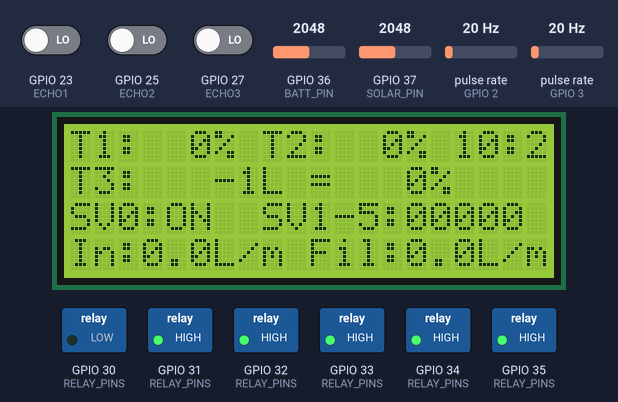
A sketch run on a simulated ESP32. On the bench: 20×4 character LCD, switched loads named in the sketch (green lamp = pin HIGH). Wiring (inferred from the names in the program): 2 × pulse sensor: data GPIO 2 / data GPIO 3. The test bench sets the inputs (shaded band); at power-on: pulse rate (sensors on GPIO 2, GPIO 3) 20 Hz, GPIO 36 (BATT_PIN) = 2048, GPIO 23 (ECHO1) LOW, GPIO 25 (ECHO2) LOW, GPIO 27 (ECHO3) LOW, GPIO 37 (SOLAR_PIN) = 2048. The local clock reads 2024-03-15 10:24:30 at power-on unless the sketch sets it; EEPROM starts erased; what the sketch prints to the serial monitor is not drawn.

Above: at 3.2 s.
3.3 s: pulse rate (sensor on GPIO 2) set to 4 Hz
At 11.3 s:
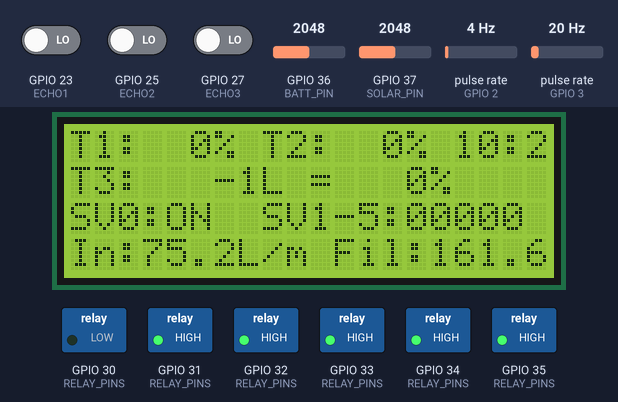
11.7 s: pulse rate (sensor on GPIO 3) set to 4 Hz
At 21.5 s:
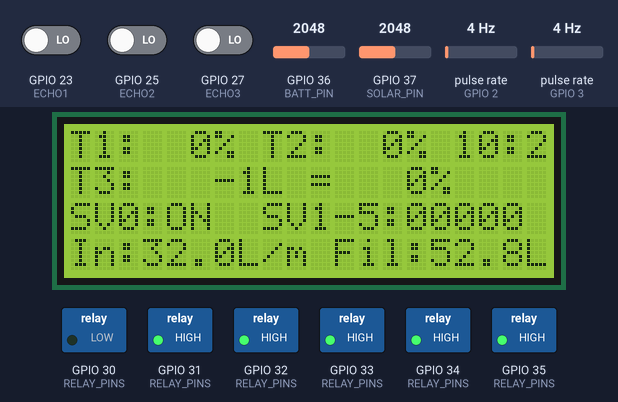
21.8 s: pulse rate (sensor on GPIO 2) set to 50 Hz
At 30.7 s:
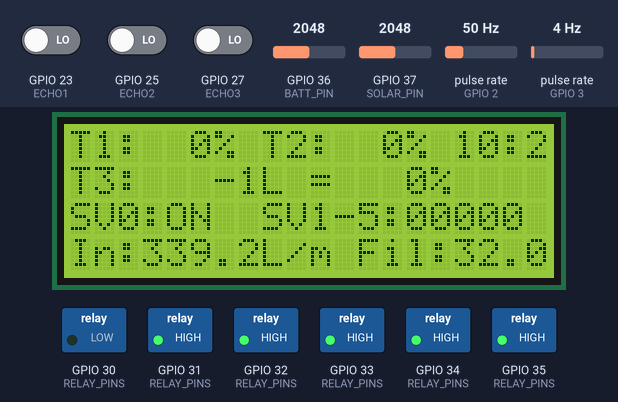
31.8 s: GPIO 36 (BATT_PIN) set to 1960
At 40.8 s:
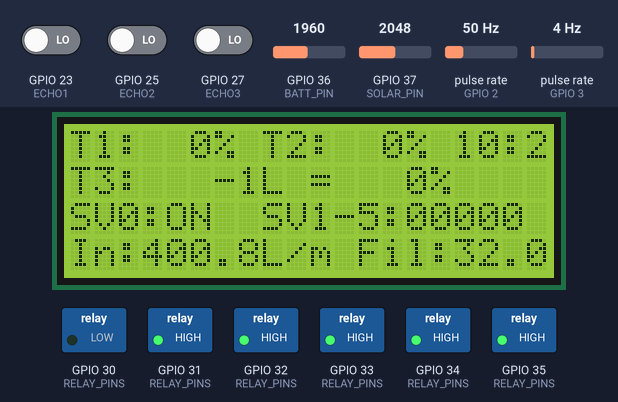
41.8 s: pulse rate (sensor on GPIO 3) set to 50 Hz
At 50.9 s:
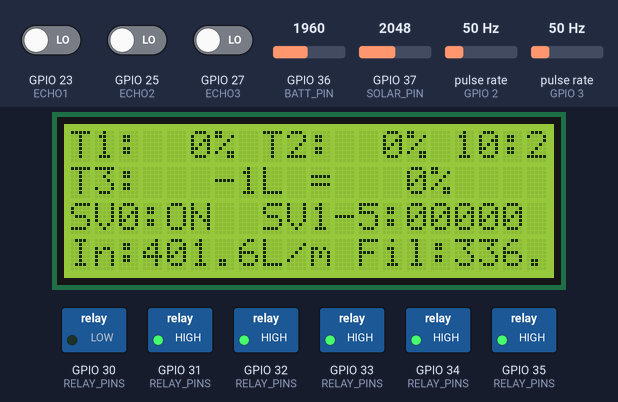
51.9 s: pulse rate (sensor on GPIO 2) set to 100 Hz
At 61.3 s:
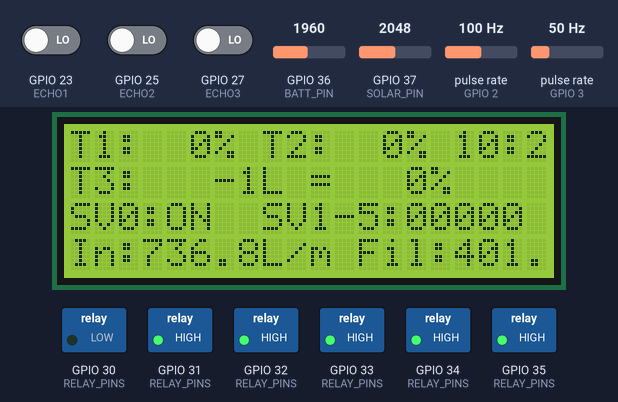
Timing chart, 0 to 62.8 s (numbered marks = the images above; inputs shaded):
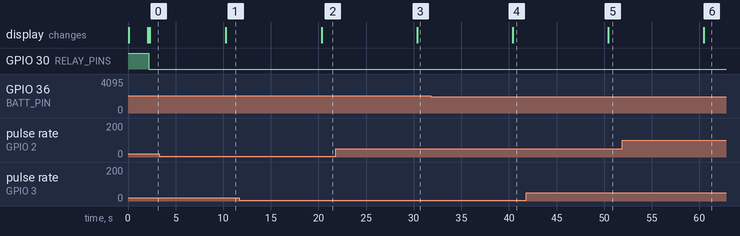

Measured:
- after the input at 3.3 s, the display: changes after 7.0 s (image 1)
- after the input at 11.7 s, the display: changes after 8.6 s (image 2)
- after the input at 21.8 s, the display: changes after 8.6 s (image 3)
- after the input at 31.8 s, the display: changes after 8.6 s (image 4)
- after the input at 41.8 s, the display: changes after 8.6 s (image 5)
- after the input at 51.9 s, the display: changes after 8.6 s (image 6)

The sketch:

water_systems.ino
```cpp
/*
 * Barangay Water System — Arduino Mega 2560 Firmware
 * Sends sensor readings to Raspberry Pi via USB Serial (JSON)
 * Receives valve commands and schedule updates from Pi
 *
 * Serial Protocol:
 *   TX (Arduino → Pi): {"t1":1200,"t2":800,"t3":2600,"f1":4.8,"f2":0.7,"sv":[1,1,1,0,0,0],"bv":12.4,"sc":1}
 *   RX (Pi → Arduino): {"cmd":"VALVE","id":1,"action":"CLOSE"}
 *                      {"cmd":"SCHEDULES","data":[{"ts":1,"start":"05:30","end":"07:00","en":true},...]}
 *
 * Wiring:
 *   JSN-SR04T Tank1: TRIG=22, ECHO=23
 *   JSN-SR04T Tank2: TRIG=24, ECHO=25
 *   JSN-SR04T Tank3: TRIG=26, ECHO=27
 *   YF-S201 Inflow:  Signal=2 (interrupt)
 *   YF-S201 Filter:  Signal=3 (interrupt)
 *   Relay SV0–SV5:   Pins 30,31,32,33,34,35 (LOW = energize = OPEN for NC valve)
 *   Battery sense:   A0 (voltage divider: 12V → 5V via 10k/4.7k)
 *   Solar sense:     A1
 *   LCD I2C:         SDA=20, SCL=21
 *   Keypad:          Rows=40,41,42,43 Cols=44,45,46,47
 *   RTC DS3231:      I2C shared with LCD
 */

#include <Wire.h>
#include <LiquidCrystal_I2C.h>
#include <RTClib.h>
#include <ArduinoJson.h>
#include <Keypad.h>
#include <EEPROM.h>

// ── Pin Definitions ──────────────────────────────────────────────────────────
#define TRIG1 22
#define ECHO1 23
#define TRIG2 24
#define ECHO2 25
#define TRIG3 26
#define ECHO3 27

#define FLOW1_PIN 2   // Interrupt 0
#define FLOW2_PIN 3   // Interrupt 1

#define RELAY_SV0 30
#define RELAY_SV1 31
#define RELAY_SV2 32
#define RELAY_SV3 33
#define RELAY_SV4 34
#define RELAY_SV5 35

#define BATT_PIN A0
#define SOLAR_PIN A1

// ── Tank Dimensions ──────────────────────────────────────────────────────────
const float TANK1_CAP = 2000.0;  // liters
const float TANK2_CAP = 2000.0;
const float TANK3_CAP = 4000.0;
const float TANK1_H_CM = 120.0;  // internal height in cm — adjust to actual
const float TANK2_H_CM = 120.0;
const float TANK3_H_CM = 150.0;

// ── Flow sensors ─────────────────────────────────────────────────────────────
volatile unsigned long flow1_pulses = 0;
volatile unsigned long flow2_pulses = 0;
void IRAM_ATTR countFlow1() { flow1_pulses++; }
void IRAM_ATTR countFlow2() { flow2_pulses++; }

// ── Valve states ─────────────────────────────────────────────────────────────
bool sv_open[6] = { false, false, false, false, false, false };
const int RELAY_PINS[6] = { RELAY_SV0, RELAY_SV1, RELAY_SV2, RELAY_SV3, RELAY_SV4, RELAY_SV5 };

// ── Control thresholds ───────────────────────────────────────────────────────
const float T2_CLOSE_PCT = 90.0;  // Close SV0 when Tank 2 >= 90%
const float T2_OPEN_PCT  = 70.0;  // Reopen SV0 when Tank 2 <= 70%

// ── Schedules (EEPROM-backed) ─────────────────────────────────────────────────
struct Schedule { uint8_t start_h, start_m, end_h, end_m; bool enabled; };
Schedule schedules[5];  // Index 0 = Tap Stand 1

// ── LCD & RTC ─────────────────────────────────────────────────────────────────
LiquidCrystal_I2C lcd(0x27, 20, 4);
RTC_DS3231 rtc;

// ── Keypad ────────────────────────────────────────────────────────────────────
const byte ROWS = 4, COLS = 4;
char keys[ROWS][COLS] = {
  {'1','2','3','A'},{'4','5','6','B'},{'7','8','9','C'},{'*','0','#','D'}
};
byte rowPins[ROWS] = {40,41,42,43};
byte colPins[COLS] = {44,45,46,47};
Keypad keypad = Keypad(makeKeymap(keys), rowPins, colPins, ROWS, COLS);

// ── Timing ────────────────────────────────────────────────────────────────────
unsigned long lastSend = 0;
unsigned long lastFlowCalc = 0;
const unsigned long SEND_INTERVAL = 5000;   // Send data every 5 seconds
const unsigned long FLOW_INTERVAL = 10000;  // Calculate flow rate every 10s
float inflow_rate = 0.0, filter_rate = 0.0;

// ── Serial input buffer ───────────────────────────────────────────────────────
String serialBuffer = "";

void setup() {
  Serial.begin(9600);

  // Relay pins — HIGH = de-energized = valve CLOSED (NC valve)
  for (int i = 0; i < 6; i++) {
    pinMode(RELAY_PINS[i], OUTPUT);
    digitalWrite(RELAY_PINS[i], HIGH);  // All closed on startup
  }

  // Flow sensor interrupts
  pinMode(FLOW1_PIN, INPUT_PULLUP);
  pinMode(FLOW2_PIN, INPUT_PULLUP);
  attachInterrupt(digitalPinToInterrupt(FLOW1_PIN), countFlow1, RISING);
  attachInterrupt(digitalPinToInterrupt(FLOW2_PIN), countFlow2, RISING);

  // LCD
  Wire.begin();
  lcd.init();
  lcd.backlight();
  lcd.setCursor(0,0); lcd.print("Water System v1.0");
  lcd.setCursor(0,1); lcd.print("Initializing...");

  // RTC
  if (!rtc.begin()) {
    lcd.setCursor(0,2); lcd.print("RTC FAULT!");
  }

  // Load schedules from EEPROM
  loadSchedules();

  delay(2000);
  lcd.clear();
}

void loop() {
  unsigned long now = millis();

  // Calculate flow rates every 10 seconds
  if (now - lastFlowCalc >= FLOW_INTERVAL) {
    noInterrupts();
    unsigned long p1 = flow1_pulses; flow1_pulses = 0;
    unsigned long p2 = flow2_pulses; flow2_pulses = 0;
    interrupts();
    // YF-S201: ~7.5 pulses per liter at 1 L/min
    // Adjust calibration factor (7.5) based on actual sensor
    float interval_min = FLOW_INTERVAL / 60000.0;
    inflow_rate = (p1 / 7.5) / interval_min;
    filter_rate = (p2 / 7.5) / interval_min;
    lastFlowCalc = now;
  }

  // Read sensors and apply control logic every 500ms
  float t1_l = readTankLevel(TRIG1, ECHO1, TANK1_H_CM, TANK1_CAP);
  float t2_l = readTankLevel(TRIG2, ECHO2, TANK2_H_CM, TANK2_CAP);
  float t3_l = readTankLevel(TRIG3, ECHO3, TANK3_H_CM, TANK3_CAP);

  // Apply SV0 hysteresis
  float t2_pct = t2_l / TANK2_CAP * 100.0;
  if (t2_pct >= T2_CLOSE_PCT) setValve(0, false);
  else if (t2_pct <= T2_OPEN_PCT) setValve(0, true);

  // Apply Tank 3 tier-based tap control + schedule
  applyTierControl(t3_l);

  // Send JSON to Pi every 5 seconds
  if (now - lastSend >= SEND_INTERVAL) {
    float batt = readBatteryVoltage();
    bool solar = (analogRead(SOLAR_PIN) > 200);
    sendReading(t1_l, t2_l, t3_l, batt, solar);
    lastSend = now;
  }

  // Check for commands from Pi
  readSerialCommands();

  // Update LCD
  updateLCD(t1_l, t2_l, t3_l);

  delay(500);
}

// ── Ultrasonic level reading ──────────────────────────────────────────────────
float readTankLevel(int trig, int echo, float height_cm, float capacity_l) {
  digitalWrite(trig, LOW); delayMicroseconds(2);
  digitalWrite(trig, HIGH); delayMicroseconds(10);
  digitalWrite(trig, LOW);
  long duration = pulseIn(echo, HIGH, 30000);
  if (duration == 0) return -1.0;  // Sensor fault
  float dist_cm = duration * 0.0343 / 2.0;
  float water_cm = height_cm - dist_cm;
  water_cm = constrain(water_cm, 0, height_cm);
  return (water_cm / height_cm) * capacity_l;
}

// ── Valve control ─────────────────────────────────────────────────────────────
void setValve(int id, bool open) {
  sv_open[id] = open;
  // NC valve: LOW signal = relay energized = valve OPEN
  digitalWrite(RELAY_PINS[id], open ? LOW : HIGH);
}

// ── Tier-based tap control ────────────────────────────────────────────────────
void applyTierControl(float t3_l) {
  int maxTaps;
  if      (t3_l >= 2000) maxTaps = 5;
  else if (t3_l >= 1000) maxTaps = 3;
  else if (t3_l >= 400)  maxTaps = 1;
  else                   maxTaps = 0;

  DateTime now = rtc.now();

  int openCount = 0;
  for (int i = 0; i < 5; i++) {
    bool inWindow = isInSchedule(i, now.hour(), now.minute());
    bool allow = (openCount < maxTaps) && inWindow;
    setValve(i + 1, allow);
    if (allow) openCount++;
  }
}

bool isInSchedule(int tapIdx, int h, int m) {
  if (!schedules[tapIdx].enabled) return false;
  int now_min  = h * 60 + m;
  int start_min = schedules[tapIdx].start_h * 60 + schedules[tapIdx].start_m;
  int end_min   = schedules[tapIdx].end_h   * 60 + schedules[tapIdx].end_m;
  return (now_min >= start_min && now_min < end_min);
}

// ── Battery voltage reading ───────────────────────────────────────────────────
float readBatteryVoltage() {
  // Voltage divider: R1=10k, R2=4.7k → Vout = Vin * 4.7/14.7
  int raw = analogRead(BATT_PIN);
  float v_adc = raw * (5.0 / 1023.0);
  return v_adc * (14.7 / 4.7);
}

// ── Send JSON reading to Pi ───────────────────────────────────────────────────
void sendReading(float t1, float t2, float t3, float bv, bool sc) {
  StaticJsonDocument<256> doc;
  doc["t1"] = round(t1 * 10) / 10.0;
  doc["t2"] = round(t2 * 10) / 10.0;
  doc["t3"] = round(t3 * 10) / 10.0;
  doc["f1"] = round(inflow_rate * 100) / 100.0;
  doc["f2"] = round(filter_rate * 100) / 100.0;
  JsonArray sv = doc.createNestedArray("sv");
  for (int i = 0; i < 6; i++) sv.add(sv_open[i] ? 1 : 0);
  doc["bv"] = round(bv * 10) / 10.0;
  doc["sc"] = sc ? 1 : 0;
  serializeJson(doc, Serial);
  Serial.println();
}

// ── Read incoming commands from Pi ────────────────────────────────────────────
void readSerialCommands() {
  while (Serial.available()) {
    char c = Serial.read();
    if (c == '\n') {
      processCommand(serialBuffer);
      serialBuffer = "";
    } else {
      serialBuffer += c;
    }
  }
}

void processCommand(String json) {
  StaticJsonDocument<512> doc;
  DeserializationError err = deserializeJson(doc, json);
  if (err) return;

  const char* cmd = doc["cmd"];
  if (strcmp(cmd, "VALVE") == 0) {
    int id = doc["id"];
    bool open = (strcmp(doc["action"], "OPEN") == 0);
    setValve(id, open);
  }
  else if (strcmp(cmd, "SCHEDULES") == 0) {
    JsonArray data = doc["data"];
    for (JsonObject s : data) {
      int ts = s["ts"].as<int>() - 1;  // 0-indexed
      if (ts < 0 || ts > 4) continue;
      const char* start = s["start"];
      const char* end   = s["end"];
      sscanf(start, "%hhu:%hhu", &schedules[ts].start_h, &schedules[ts].start_m);
      sscanf(end,   "%hhu:%hhu", &schedules[ts].end_h,   &schedules[ts].end_m);
      schedules[ts].enabled = s["en"].as<bool>();
    }
    saveSchedules();
  }
}

// ── EEPROM schedule persistence ───────────────────────────────────────────────
void saveSchedules() {
  EEPROM.put(0, schedules);
}
void loadSchedules() {
  EEPROM.get(0, schedules);
  // Validate — if EEPROM is blank, set defaults
  for (int i = 0; i < 5; i++) {
    if (schedules[i].start_h > 23 || schedules[i].end_h > 23) {
      schedules[i] = {5, 30, 7, 0, true};  // Default 05:30–07:00
    }
  }
}

// ── LCD update ────────────────────────────────────────────────────────────────
void updateLCD(float t1, float t2, float t3) {
  DateTime now = rtc.now();
  char buf[21];

  lcd.setCursor(0,0);
  snprintf(buf, 21, "T1:%3d%% T2:%3d%% %02d:%02d",
    (int)(t1/TANK1_CAP*100), (int)(t2/TANK2_CAP*100), now.hour(), now.minute());
  lcd.print(buf);

  lcd.setCursor(0,1);
  snprintf(buf, 21, "T3: %4dL = %3d%%    ",
    (int)t3, (int)(t3/TANK3_CAP*100));
  lcd.print(buf);

  lcd.setCursor(0,2);
  snprintf(buf, 21, "SV0:%s SV1-5:%d%d%d%d%d",
    sv_open[0]?"ON ":"OFF",
    sv_open[1],sv_open[2],sv_open[3],sv_open[4],sv_open[5]);
  lcd.print(buf);

  lcd.setCursor(0,3);
  snprintf(buf, 21, "In:%.1fL/m Fil:%.1fL/m ",
    inflow_rate, filter_rate);
  lcd.print(buf);
}
```
